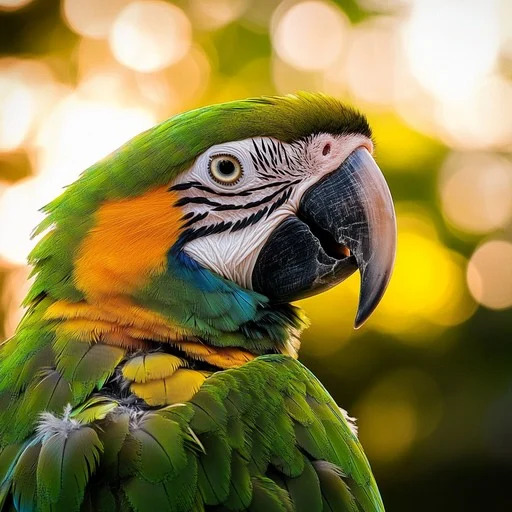
#> input picture Q1/Octree/nature.jpg, 512 x 512 px
$ python octree.py
#> lines starting #> are read from the running program, lines starting #| are printed output that depends on the picture
#> the answer given: 3
from PIL import Image
def octree_quantize_image(input_path, output_path, max_colors):
#> called with input_path = 'nature.jpg', output_path = 'octree_output.png', max_colors = 3
    img = Image.open(input_path).convert('RGB')
#> img is the input picture: PIL image 512x512 RGB; mean R, G, B 139, 126.8, 71.4
    print(f"Quantizing image to max {max_colors} colors using FASTOCTREE method...")
    quantized_img = img.quantize(colors=max_colors, method=Image.Quantize.FASTOCTREE)
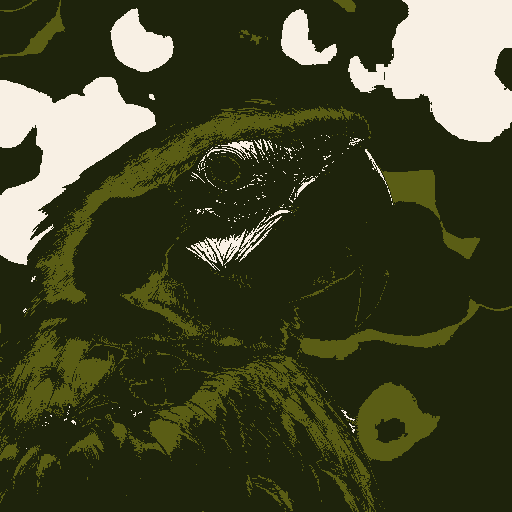
#> quantized_img: PIL image 512x512 P; mean R, G, B 66.3, 69.3, 41.5
    quantized_img.save(output_path)
    print(f"Quantized image saved to: {output_path}")
max_colors = int(input("Enter maximum number of colors (e.g., 256): "))
octree_quantize_image("nature.jpg","octree_output.png", max_colors)
